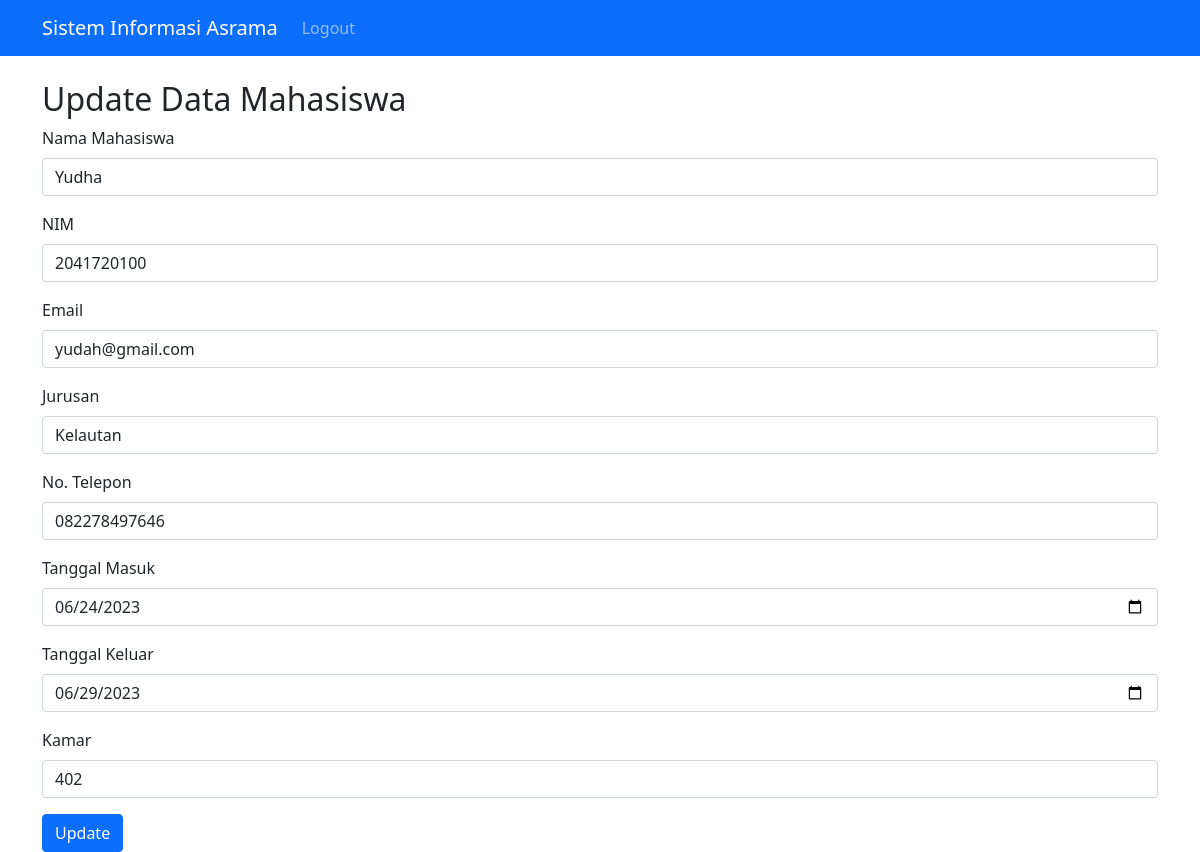
Screenshot of /update.php?id=4 (signed in) with the database file from the repository.
### tables this page shows
CREATE TABLE `asramaconfirmed` (
  `conMahaId` int(11) NOT NULL,
  `conNamaMaha` varchar(255) NOT NULL,
  `conNim` varchar(255) NOT NULL,
  `conEmail` varchar(255) DEFAULT NULL,
  `conJurusan` varchar(255) NOT NULL,
  `conNoTelp` varchar(255) NOT NULL,
  `contglmasuk` date NOT NULL,
  `contglkeluar` date NOT NULL,
  `conKamar` varchar(255) NOT NULL
);

### update.php (the view, shortened to what this page needs)
<?php
include('config.php');
if (isset($_GET['id'])) {
  $id = $_GET['id'];
  $query = "SELECT * FROM asramaConfirmed WHERE conMahaId = $id";
  $result = mysqli_query($conn, $query);
  $row = mysqli_fetch_assoc($result);
} else {
  header('Location: admin.php');
  exit();
}
?>
<!DOCTYPE html>
<html>
<head>
  <link rel="stylesheet" href="https://cdn.jsdelivr.net/npm/bootstrap@5.0.0-beta3/dist/css/bootstrap.min.css">
</head>
<body>
  <?php include 'navbar.php';?>
  <div class="container mt-4">
    <h2>Update Data Mahasiswa</h2>
    <form method="POST">
      <div class="mb-3">
        <label for="namaMahasiswa" class="form-label">Nama Mahasiswa</label>
        <input type="text" class="form-control" id="namaMahasiswa" name="namaMahasiswa" value="<?php echo $row['conNamaMaha']; ?>">
      </div>
      <div class="mb-3">
        <label for="nim" class="form-label">NIM</label>
        <input type="text" class="form-control" id="nim" name="nim" value="<?php echo $row['conNim']; ?>">
      </div>
      <div class="mb-3">
        <label for="email" class="form-label">Email</label>
        <input type="email" class="form-control" id="email" name="email" value="<?php echo $row['conEmail']; ?>">
      </div>
      <div class="mb-3">
        <label for="jurusan" class="form-label">Jurusan</label>
        <input type="text" class="form-control" id="jurusan" name="jurusan" value="<?php echo $row['conJurusan']; ?>">
      </div>
      <div class="mb-3">
        <label for="noTelp" class="form-label">No. Telepon</label>
        <input type="text" class="form-control" id="noTelp" name="noTelp" value="<?php echo $row['conNoTelp']; ?>">
      </div>
      <div class="mb-3">
        <label for="tanggalMasuk" class="form-label">Tanggal Masuk</label>
        <input type="date" class="form-control" id="tanggalMasuk" name="tanggalMasuk" value="<?php echo $row['contglmasuk']; ?>">
      </div>
      <div class="mb-3">
        <label for="tanggalKeluar" class="form-label">Tanggal Keluar</label>
        <input type="date" class="form-control" id="tanggalKeluar" name="tanggalKeluar" value="<?php echo $row['contglkeluar']; ?>">
      </div>
      <div class="mb-3">
        <label for="kamar" class="form-label">Kamar</label>
        <input type="text" class="form-control" id="kamar" name="kamar" value="<?php echo $row['conKamar']; ?>">
      </div>
      <button type="submit" class="btn btn-primary" name="update">Update</button>
    </form>
  </div>
</body>
</html>

### rows the page displays
asramaconfirmed: namaMahasiswa "Yudha", nim "2041720100", email "yudah@gmail.com", jurusan "Kelautan", noTelp "082278497646", tanggalMasuk "06/24/2023", tanggalKeluar "06/29/2023", kamar "402"
